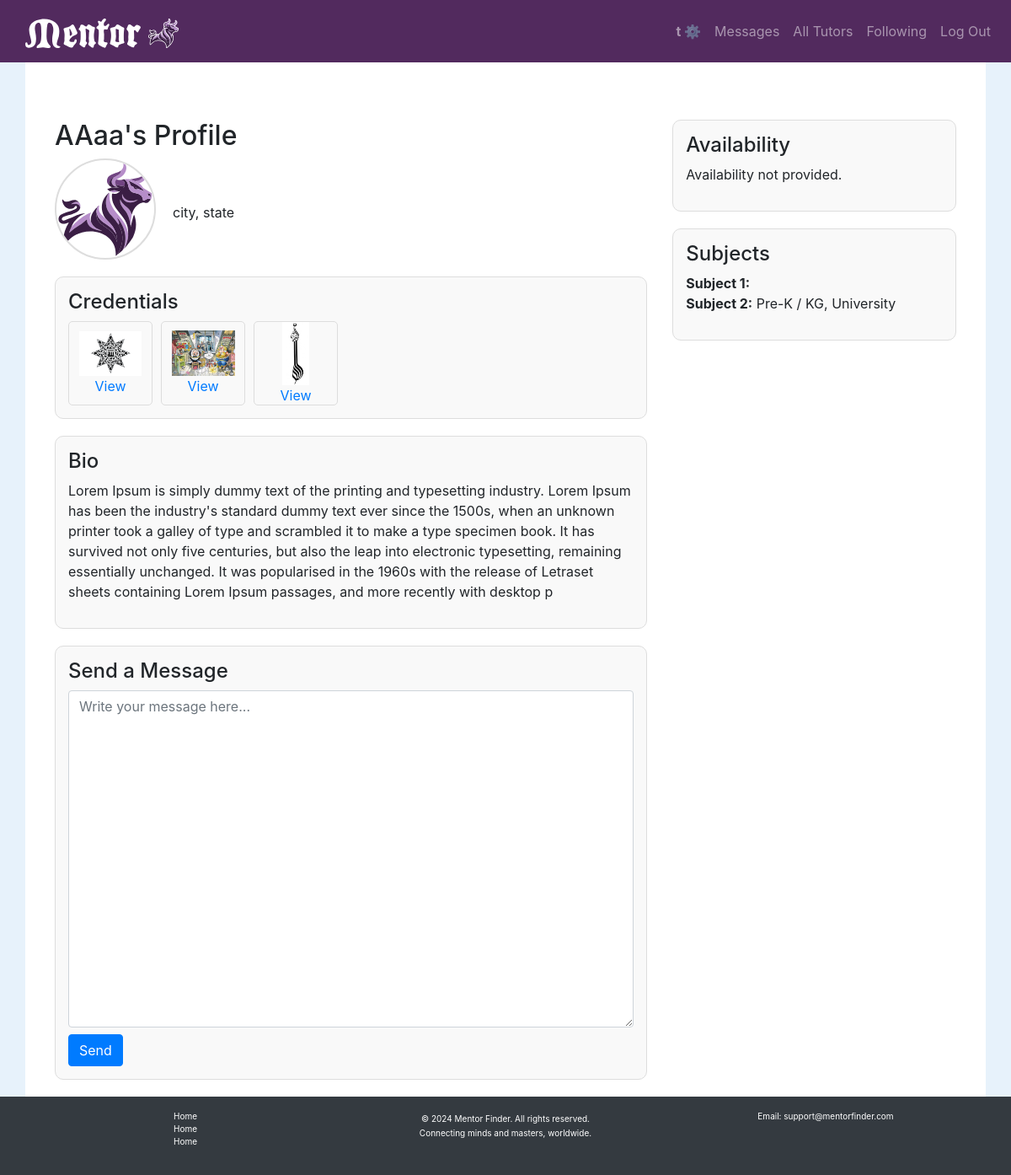
/profile/2/ (signed in), run on an earlier commit of the app's database.
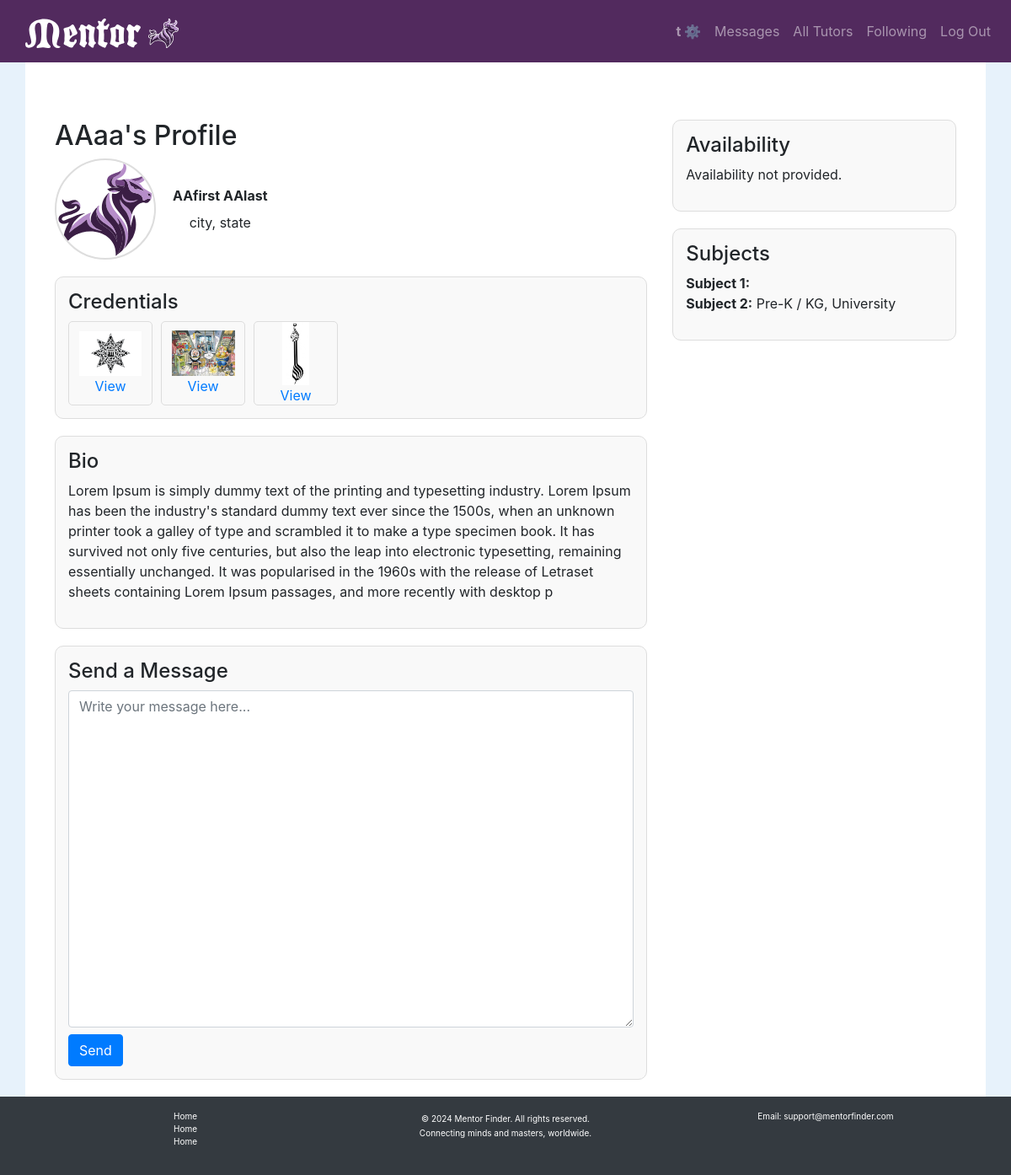
And on a later commit of the database.
### tutorhub/models.py (models this page shows, shortened)
class User(AbstractUser):
    nickname = models.CharField(max_length=50, blank=True, null=True)
    email = models.EmailField(unique=True)
    is_tutor = models.BooleanField(default=False)
    street_address = models.TextField(blank=True, null=True)
    city = models.CharField(max_length=100, blank=True, null=True)
    state = models.CharField(max_length=100, blank=True, null=True)
    zip_code = models.CharField(max_length=10, blank=True, null=True)
    profile_image = models.ImageField(upload_to="profile_images/", blank=True, null=True)
    bio = models.TextField(blank=True, null=True)
    birthdate = models.DateField(blank=True, null=True)
    availability = models.JSONField(default=dict, blank=True, null=True)  # Only used if is_tutor is True
    subject_grades = models.ManyToManyField('SubjectGrade', blank=True, related_name="users")  # Added field
    liked_by = models.ManyToManyField("self", symmetrical=False, blank=True, related_name="liked_tutors")
    USERNAME_FIELD = "email"
    REQUIRED_FIELDS = ["username"]

class Credential(models.Model):
    file = models.FileField(upload_to="credentials/")
    user = models.ForeignKey(User, related_name="credentials", on_delete=models.CASCADE)

class SubjectGrade(models.Model):
    tutor = models.ForeignKey(User, on_delete=models.CASCADE, related_name="tutor_subject_grades")
    subject = models.CharField(max_length=100)
    grade_levels = models.JSONField(default=list)  # Stores grade levels as a list (e.g., ["Elementary", "High School"])
    class Meta:
        unique_together = ('tutor', 'subject')  # Each tutor can teach a subject only once.

### tutorhub/views.py (the view)
# urls.py: path('profile/<int:user_id>/', views.profile, name='profile'),  # View another user's profile
@login_required
def profile(request, user_id=None):
    profile_user = request.user if user_id is None else get_object_or_404(User, id=user_id)
    credentials = profile_user.credentials.all()
    for credential in credentials:
        credential.is_image = credential.file.url.lower().endswith(('.jpg', '.jpeg', '.png'))
    return render(request, 'tutorhub/profile.html', {
        'profile': profile_user,
        'credentials': credentials,
        'is_own_profile': profile_user == request.user,
    })

### tutorhub/templates/tutorhub/profile.html (shortened to what this page needs)
{% extends "tutorhub/layout.html" %}
{% load static %}
{% block body %}
<div class="container mt-5">
    <div class="row">
        <div class="col-md-8">
            <h2>{{ profile.nickname }}'s Profile</h2>
            <div class="profile-header">
                <div id="stack-vertical">
                    {% if profile.profile_image %}
                        <img id="profile-img" src="{{ profile.profile_image.url }}" alt="{{ profile.nickname }}">
                    {% else %}
                        <img id="profile-img" src="{% static 'tutorhub/images/mentor-logo-bull.svg' %}" alt="Default Logo">
                    {% endif %}
                </div>
                <div id="stack-vertical">
                    <strong>{{ profile.first_name }} {{ profile.last_name }}</strong>
                    <div>{{ profile.city|default:"City not available" }}, {{ profile.state|default:"State not available" }}</div>
                </div>
            </div>
            <div class="credentials-container">
                <h4>Credentials</h4>
                <div style="display: flex; flex-wrap: wrap; gap: 10px;">
                    {% for credential in credentials %}
                        <a href="{{ credential.file.url }}" target="_blank">
                            <div class="credential-box">
                                {% if credential.is_image %}
                                    <img src="{{ credential.file.url }}" alt="Credential Image">
                                {% else %}
                                    <img src="{% static 'tutorhub/images/credential-icon.png' %}" alt="Default Credential Icon">
                                {% endif %}
                                <div>View</div>
                            </div>
                        </a>
                    {% empty %}
                        <p>No credentials available.</p>
                    {% endfor %}
                </div>
            </div>
            <div class="bio-container">
                <h4>Bio</h4>
                <p>{{ profile.bio|default:"No bio available." }}</p>
            </div>
            {% if user.is_authenticated %}
            <div class="message-container">
                <h4>Send a Message</h4>
                <form action="{% url 'send_message' profile.id %}" method="post">
                    <textarea name="content" rows="3" class="form-control mb-2" placeholder="Write your message here..." required></textarea>
                    <button type="submit" class="btn btn-primary">Send</button>
                </form>
            </div>
            {% endif %}
        </div>
        <div class="col-md-4">
            <div class="right-column-section">
                <h4>Availability</h4>
                <ul>
                    {% for day, time in profile.availability.items %}
                        <li><strong>{{ day|title }}:</strong> {{ time }}</li>
                    {% empty %}
                        <p>Availability not provided.</p>
                    {% endfor %}
                </ul>
            </div>
            <div class="right-column-section">
                <h4>Subjects</h4>
                <ul>
                    {% for subject_grade in profile.tutor_subject_grades.all %}
                        <li><strong>{{ subject_grade.subject }}:</strong> {{ subject_grade.grade_levels|join:", " }}</li>
                    {% empty %}
                        <p>No subjects available.</p>
                    {% endfor %}
                </ul>
            </div>
        </div>
    </div>
</div>
{% endblock %}

### tutorhub/templates/tutorhub/layout.html (shortened to what this page needs)
{% load static %}
<!DOCTYPE html>
<html lang="en">
    <head>
        <link rel="stylesheet" href="https://stackpath.bootstrapcdn.com/bootstrap/4.4.1/css/bootstrap.min.css">
        <link rel="stylesheet" href="{% static 'tutorhub/styles.css' %}">
    </head>
    <body>
    <nav class="navbar navbar-expand-lg navbar-dark sticky-top">
        <a class="navbar-brand"  href="{% url 'index' %}">
            <div>
                <img class="navbar-logo" src="{% static '/tutorhub/images/mentor-logo-text.svg' %}" alt="Mentor Logo" class="logo">
                <img class="navbar-logo" src="{% static '/tutorhub/images/mentor-logo-bull.svg' %}" alt="Mentor Logo" class="logo">
            </div>
        </a>
        <div class="ml-auto">
            <ul class="navbar-nav mr-auto">
                {% if user.is_authenticated %}
                    <li class="nav-item"><a class="nav-link" id="menu-username" href="{% url 'my_profile' %}"><strong>{{ user.username }} ⚙️</strong></a></li>
                    <li class="nav-item"><a class="nav-link" id="menu-messages" href="#">Messages
                        <a></li>
                {% endif %}
                    <li class="nav-item"><a class="nav-link" id="menu-all-tutors" href="{% url 'index' %}">All Tutors</a></li>
                {% if user.is_authenticated %}
                    <li class="nav-item"><a class="nav-link" id="menu-following" href="#">Following</a></li>
                    <li class="nav-item"><a class="nav-link" href="{% url 'logout' %}">Log Out</a></li>
                {% else %}
                    <li class="nav-item"><a class="nav-link" href="{% url 'login' %}">Log In</a></li>
                    <li class="nav-item"><a class="nav-link" href="{% url 'register' %}">Register</a></li>
                {% endif %}
            </ul>
        </div>
    </nav>
    <div id="main-content">
        {% block body %}
        {% endblock %}
    </div>
    </body>
    <footer class="bg-dark text-white mt-auto py-3">
        <div class="container" id="footer-title">
            <div class="row">
                <div class="col-md-4 text-center">
                    <ul class="list-unstyled" id="footer-link">
                        <li><a href="{% url 'index' %}" class="text-white">Home</a></li>
                        <li><a href="{% url 'index' %}" class="text-white">Home</a></li>
                        <li><a href="{% url 'index' %}" class="text-white">Home</a></li>
                    </ul>
                </div>
                <div class="col-md-4 text-center">
                    <span class="mb-0" id="footer-link">© {% now "Y" %} Mentor Finder. All rights reserved.</u>
                    <p id="footer-link">Connecting minds and masters, worldwide.</p>
                </div>
                <div class="col-md-4 text-center">
                    <p id="footer-link">Email: support@mentorfinder.com</p>
                </div>
            </div>
        </div>
    </footer>
</html>

### tutorhub/static/tutorhub/styles.css (style rules this page uses)
body { background-color: rgb(231, 242, 251); }
html, body { height: 100%; margin: 0; display: flex; flex-direction: column; }
#main-content { background-color: white; margin: 0 30px; width: auto; display: flex; flex-direction: column; flex: 1; padding: 20px; }
.navbar { background-color: #522A5E; padding-left: 30px; }
.navbar-brand { font-size: xx-large }
.navbar-logo { height: 35px; width: auto; max-height: 50px; }
ul { list-style: none; }
textarea { min-height: 400px; }
#stack-vertical { display: flex; flex-direction: column; align-items: center; gap: 8px; }
.profile-header { display: flex; gap: 20px; align-items: center; }
#profile-img { width: 120px; height: 120px; object-fit: cover; border-radius: 50%; border: 2px solid #ddd; }
.credentials-container { margin-top: 20px; padding: 15px; border: 1px solid #ddd; border-radius: 10px; background-color: #f9f9f9; }
.credential-box { border: 1px solid #ddd; padding: 10px; text-align: center; border-radius: 5px; width: 100px; height: 100px; display: flex; flex-direction: column; justify-content: center; align-items: center; }
.credential-box img { max-width: 75px; max-height: 75px; object-fit: fill; }
.bio-container { margin-top: 20px; padding: 15px; border: 1px solid #ddd; border-radius: 10px; background-color: #f9f9f9; }
.message-container { margin-top: 20px; padding: 15px; border: 1px solid #ddd; border-radius: 10px; background-color: #f9f9f9; }
.right-column-section { padding: 15px; border: 1px solid #ddd; border-radius: 10px; background-color: #f9f9f9; margin-bottom: 20px; }
.right-column-section ul { padding: 0; list-style: none; }
#footer-title { font-size: small; }
#footer-link { font-size: x-small; }

What changed in the data, as far as the page shows it:
changed User "AAaa": first_name (not shown) → "AAfirst"; last_name (not shown) → "AAlast"
